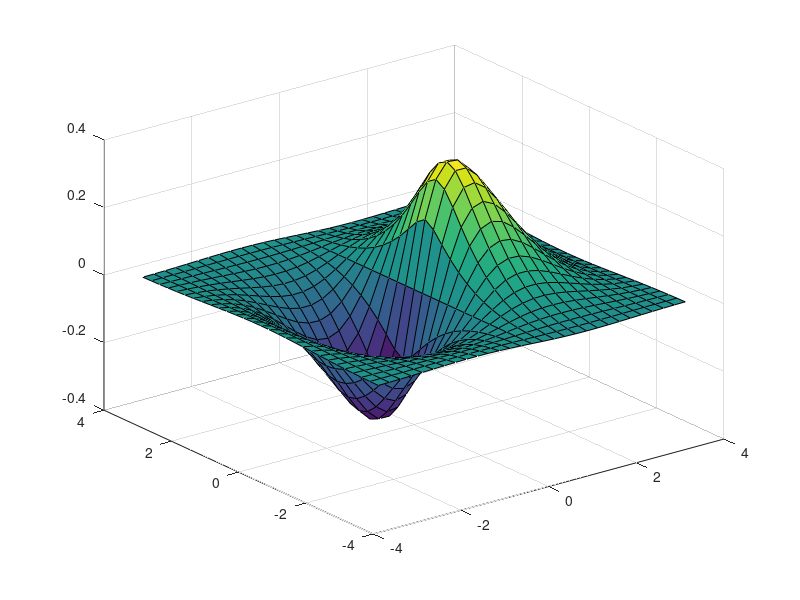

The MATLAB source for this figure: (Note: this script raises an error after producing the figure.)
%Program Description:
%The purpose of this program is to create and display a surface plot for a given equation using a given meshgrid


%Clear the command window and all variables
clear %Clear the workspace variables
clc %Clear the command window contents
format default %Set the default format

%Output of the title and author to the command window
program_name = "Program_07_4";
name = "Andy Pacher";
assisted_by = "Nobody";
fprintf("Output for %s written by %s, with assistance from %s. \n\n", program_name, name, assisted_by)

%create the x y meshgrid
[X,Y] = meshgrid(-3.5:0.25:3.5);

%calculate the z values
Z= 1.8.^(-1.5*sqrt(X.^2 + Y.^2)).*cos(0.5.*Y).*sin(X);
surf(X, Y, Z)
labelPlot('Z=1.8^{(-1.5*sqrt(X^2 + Y^2))}*cos(0.5*Y)*sin(X)', 'x', 'y', 'z', true)

%end program